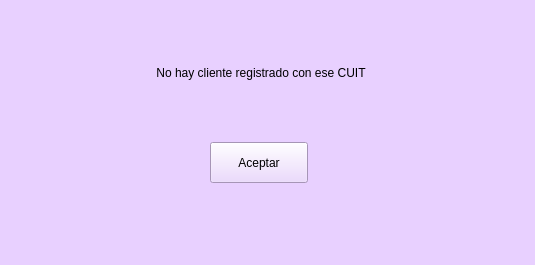
<?xml version="1.0" encoding="UTF-8"?>
<ui version="4.0">
 <class>Form</class>
 <widget class="QWidget" name="Form">
  <property name="geometry">
   <rect>
    <x>0</x>
    <y>0</y>
    <width>535</width>
    <height>265</height>
   </rect>
  </property>
  <property name="minimumSize">
   <size>
    <width>535</width>
    <height>265</height>
   </size>
  </property>
  <property name="maximumSize">
   <size>
    <width>535</width>
    <height>265</height>
   </size>
  </property>
  <property name="windowTitle">
   <string>Form</string>
  </property>
  <property name="styleSheet">
   <string notr="true">background-color: rgb(232, 208, 255);
font: 20pt &quot;Century Gothic&quot;;</string>
  </property>
  <widget class="QLabel" name="label">
   <property name="geometry">
    <rect>
     <x>30</x>
     <y>56</y>
     <width>462</width>
     <height>33</height>
    </rect>
   </property>
   <property name="text">
    <string>No hay cliente registrado con ese CUIT</string>
   </property>
   <property name="alignment">
    <set>Qt::AlignCenter</set>
   </property>
  </widget>
  <widget class="QPushButton" name="pushButton">
   <property name="geometry">
    <rect>
     <x>210</x>
     <y>142</y>
     <width>98</width>
     <height>41</height>
    </rect>
   </property>
   <property name="text">
    <string>Aceptar</string>
   </property>
  </widget>
 </widget>
 <resources/>
 <connections>
  <connection>
   <sender>pushButton</sender>
   <signal>clicked()</signal>
   <receiver>Form</receiver>
   <slot>close()</slot>
   <hints>
    <hint type="sourcelabel">
     <x>161</x>
     <y>138</y>
    </hint>
    <hint type="destinationlabel">
     <x>6</x>
     <y>118</y>
    </hint>
   </hints>
  </connection>
 </connections>
</ui>
